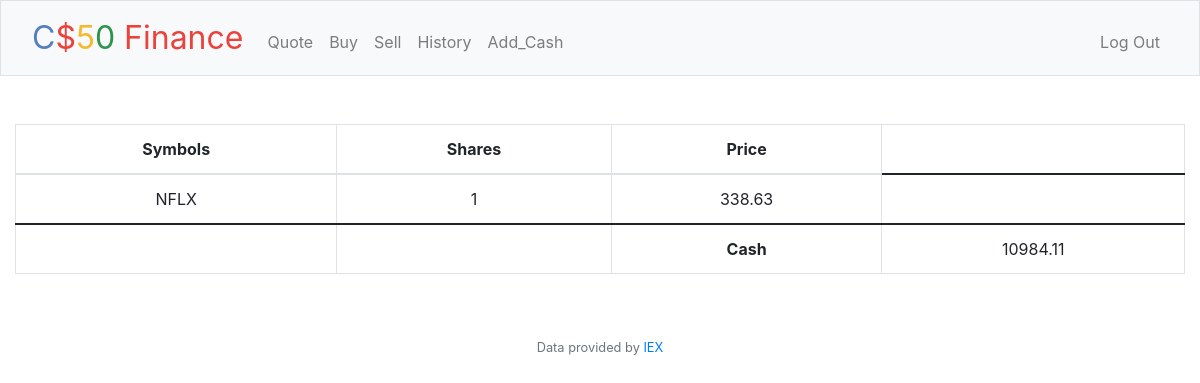
Page / (signed in) on the earlier database version.
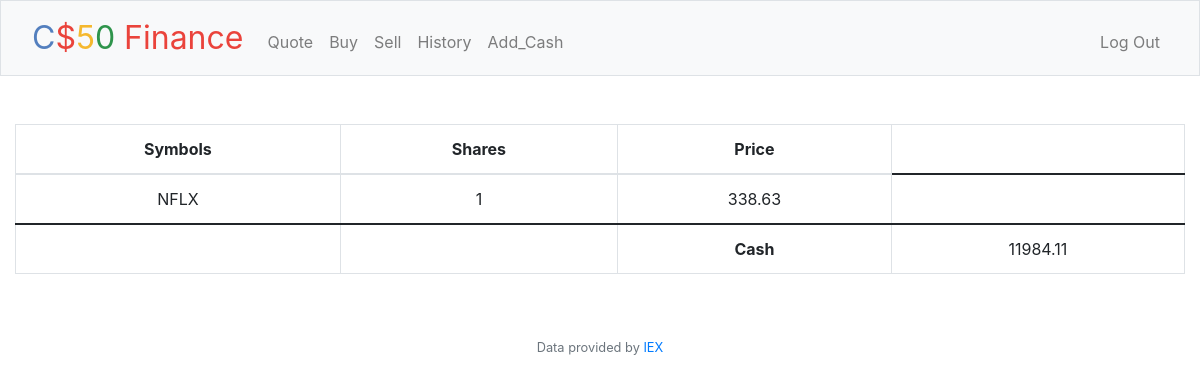
Same page on the later database version.
### tables this page shows
CREATE TABLE users (id INTEGER PRIMARY KEY AUTOINCREMENT NOT NULL, username TEXT NOT NULL, hash TEXT NOT NULL, cash NUMERIC NOT NULL DEFAULT 10000.00);

### app.py (the view)
@app.route("/")
@login_required
def index():
    user_id = session["user_id"]
    action_db = db.execute("SELECT symbol, SUM(shares) AS shares, price FROM action WHERE user_id = ? GROUP BY symbol", user_id)
    cash_db = db.execute("SELECT cash FROM users WHERE id = ?", user_id)
    cash = cash_db[0]["cash"]
    return render_template("index.html", database = action_db, cash = cash)

### app.py (called while the page is built)
@app.after_request
def after_request(response):
    response.headers["Cache-Control"] = "no-cache, no-store, must-revalidate"
    response.headers["Expires"] = 0
    response.headers["Pragma"] = "no-cache"
    return response

### helpers.py (called while the page is built)
def login_required(f):
    @wraps(f)
    def decorated_function(*args, **kwargs):
        if session.get("user_id") is None:
            return redirect("/login")
        return f(*args, **kwargs)
    return decorated_function

### templates/index.html (shortened to what this page needs)
{% extends "layout.html" %}
{% block main %}
<table class="table table-bordered">
    <thead>
      <tr>
        <th scope="col">Symbols</th>
        <th scope="col">Shares</th>
        <th scope="col">Price</th>
      </tr>
    </thead>
    <tbody>
      {% for row in database %}
      <tr>
        <td>{{row["symbol"]}}</td>
        <td>{{row["shares"]}}</td>
        <td>{{row["price"]}}</td>
      </tr>
      {% endfor %}
    </tbody>
    <tfoot>
      <tr>
        <td></td>
        <td></td>
        <th>Cash</th>
        <td>{{cash}}</td>
      </tr>
    </tfoot>
  </table>
{% endblock %}

Differences in the rows shown:
changed users: cash "10984.11" → "11984.11"
